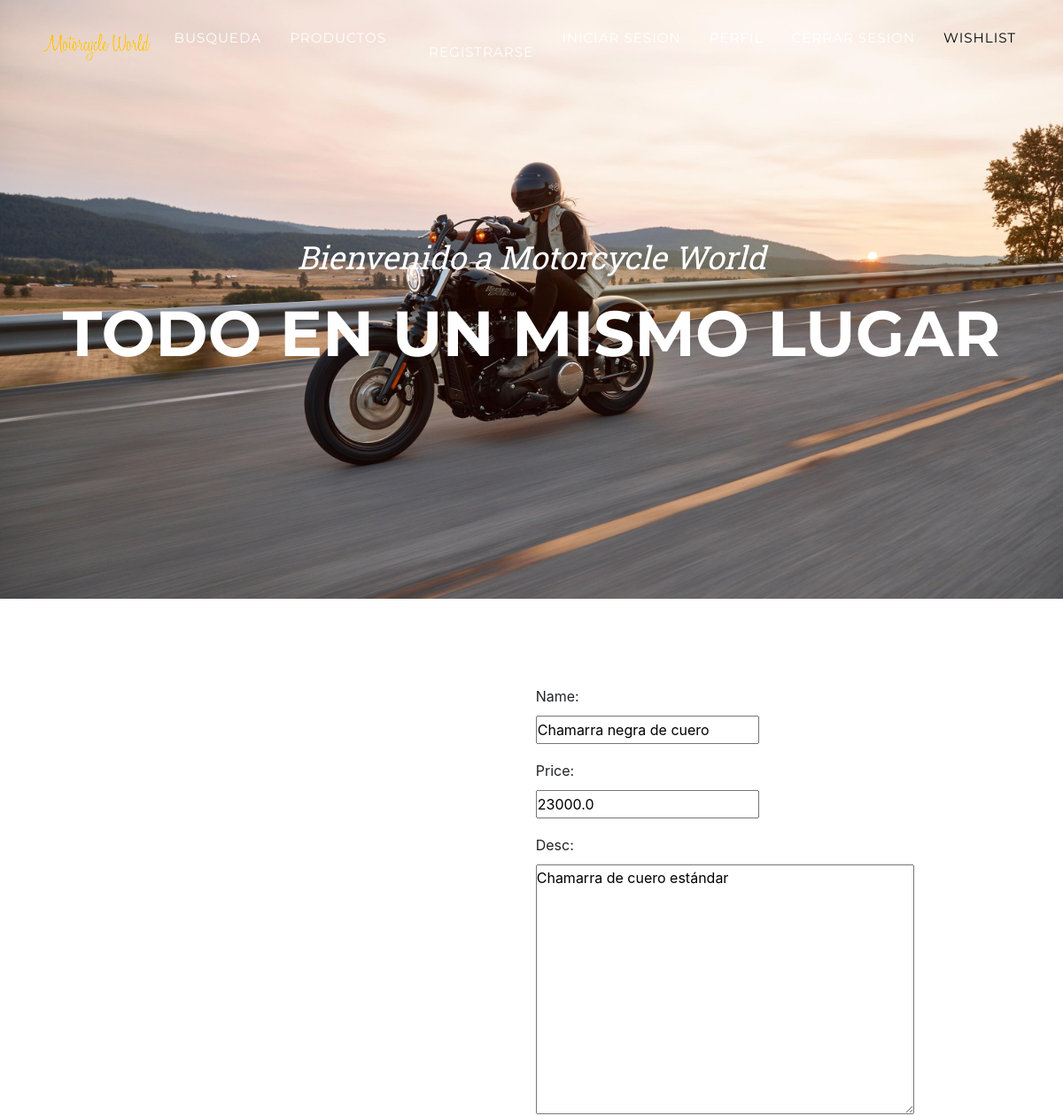
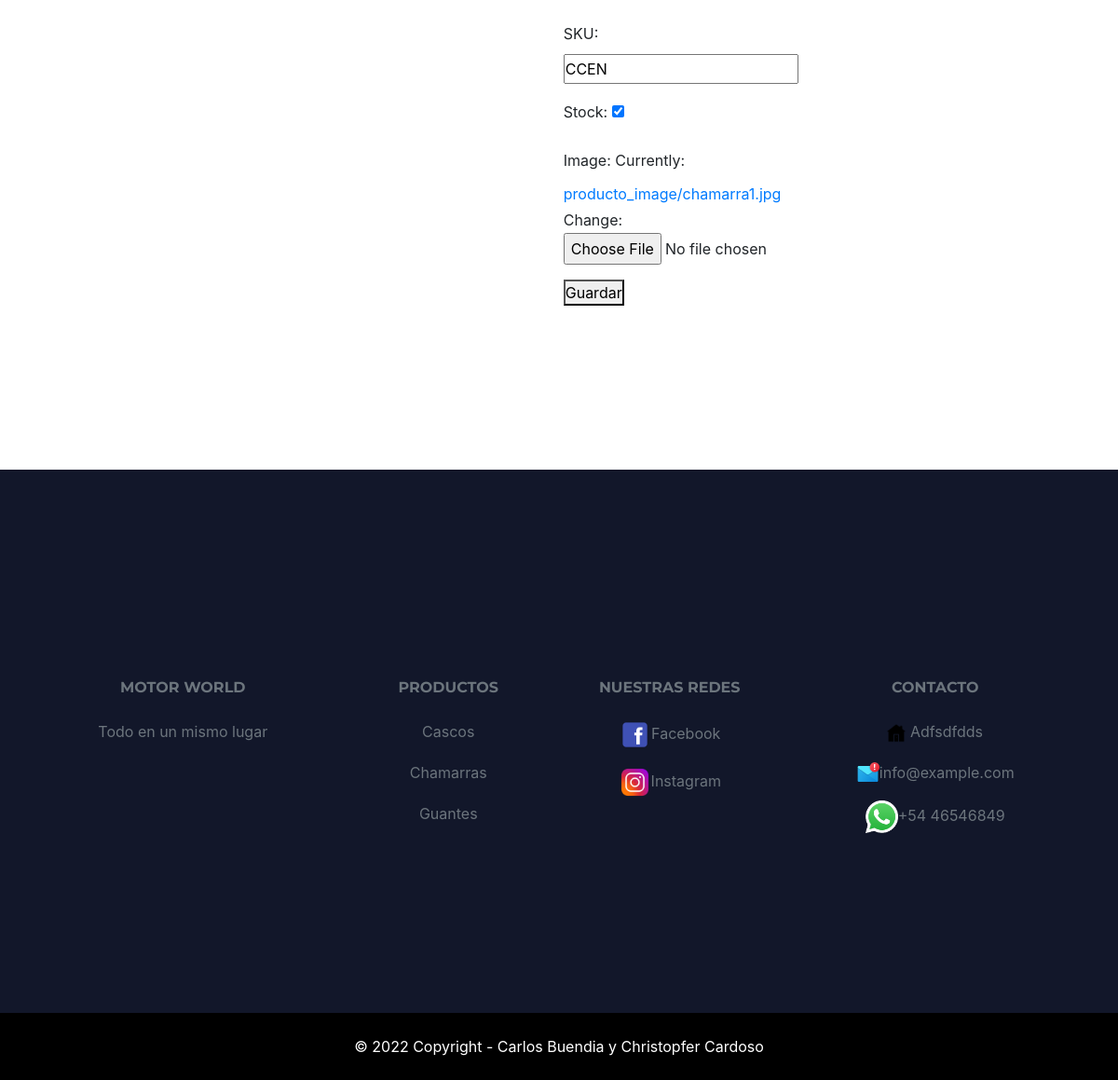
The page /actualizarProducto/22/ (signed in) on the database its author committed (2 pictures, top to bottom).
### AppFinal/models.py (models this page shows)
class Product(models.Model):
    name = models.CharField(max_length= 40)
    price = models.FloatField()
    desc = models.TextField()
    SKU = models.CharField(max_length=30)
    stock = models.BooleanField(default= True)
    image = models.ImageField(upload_to='producto_image', default='producto_image/descarga.png')
    users_wishlist = models.ManyToManyField(settings.AUTH_USER_MODEL, related_name="user_wishlist", blank=True)
    class Meta:
        verbose_name = 'producto'
        verbose_name_plural = 'productos'

### AppFinal/views.py (the view)
class UpdateProduct(LoginRequiredMixin, UpdateView):
    model = Product
    template_name = 'AppFinal/actualizarProducto.html'
    fields = ["name", "price", "desc","SKU","stock","image"]
    success_url = reverse_lazy("Productos")

### AppFinal/templates/AppFinal/actualizarProducto.html (shortened to what this page needs)
{% extends "AppFinal/padre.html" %}
    {% block Contenido %}
    <section class="py-5">
        <div class="container my-5">
            <div class="row justify-content-center">
                <div class="col-lg-6">
                    <form method="post" enctype="multipart/form-data">
                        {{ form.as_p }}
                        <button type="submit">Guardar</button>
                </div>
            </div>
        </div>
    </section>
    {% endblock %}

### rows shown on the page
Product: name "Chamarra negra de cuero", price "23000.0", desc "Chamarra de cuero estándar", SKU "CCEN", stock "☑"
